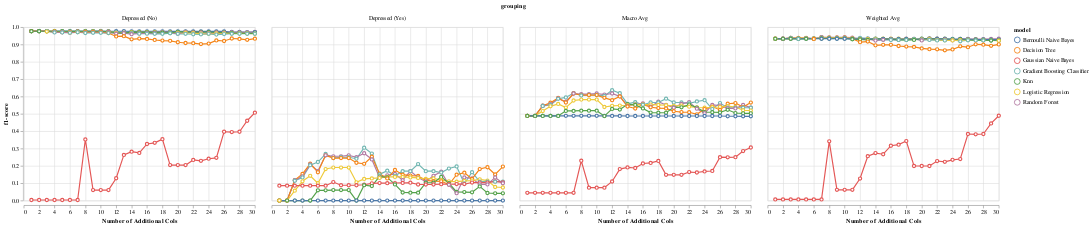

Notebook cell for this chart:
### Markdown cell above
We explored adding the top X features so we can measure the impact of adding complexity as we increase the feature count. The chart below shows the incremental value of adding the top X+1 feature. 

In the first chart we show the marginal value when we measure the macro avg recall. We see that the GNB classifer performs the best and the incremental gain tapers off after adding 10 features. We will consider then when we think about how many features to include.

### Code cell
perf_subset = perf_by_additional_n_cols_matrix_v1[
   # 12 is winner
   (perf_by_additional_n_cols_matrix_v1['additional_col_method'] == "corr_to_mdd")
#   (perf_by_additional_n_cols_matrix_v1['model'] == "Gradient Boosting Classifier")
]



alt.Chart(perf_subset).mark_line(
       point={
         "filled": False,
         "fill": "white"
       }
).encode(
    x = alt.X('addl_cols', title="Number of Additional Cols"),
    y = alt.Y('f1-score', scale=alt.Scale(domain=[0, 1])),
    color = 'model'
).facet(
    facet=alt.Facet('grouping')
)

### Figure 1 — Vega-Lite specification as saved in the notebook (floating-point values rounded to 4 significant figures; data arrays with more than 128 entries replaced by an {"elided": "..."} marker saying what was removed)
{"config": {"view": {"continuousWidth": 400, "continuousHeight": 300}}, "data": {"name": "data-d4c52c189f3d1efec47caf4fc32c6fa5"}, "facet": {"field": "grouping", "type": "nominal"}, "spec": {"mark": {"type": "line", "point": {"filled": false, "fill": "white"}}, "encoding": {"color": {"field": "model", "type": "nominal"}, "x": {"field": "addl_cols", "title": "Number of Additional Cols", "type": "quantitative"}, "y": {"field": "f1-score", "scale": {"domain": [0, 1]}, "type": "quantitative"}}}, "$schema": "https://vega.github.io/schema/vega-lite/v4.17.0.json", "datasets": {"data-d4c52c189f3d1efec47caf4fc32c6fa5": {"elided": "840 records"}}}
